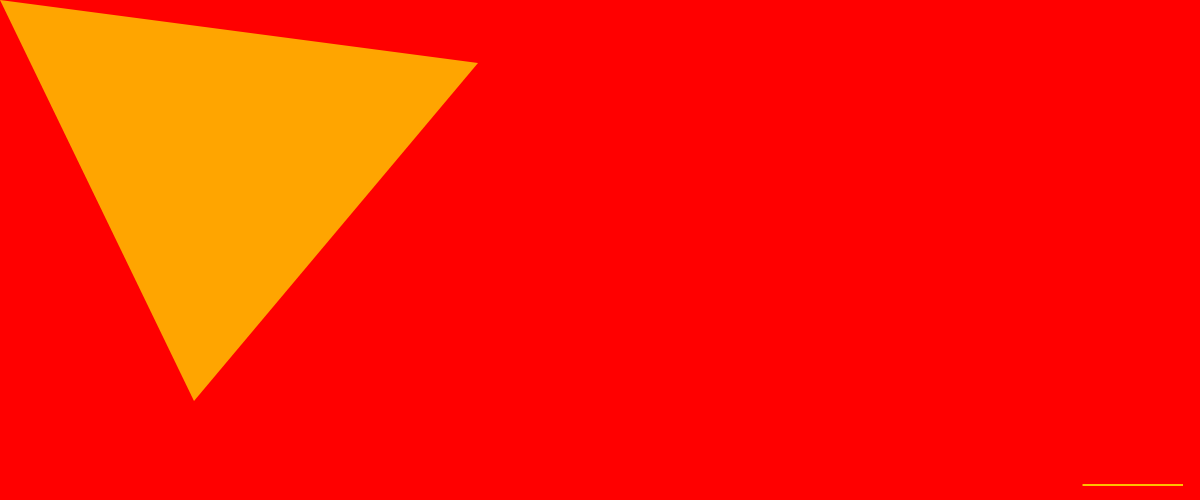
Frame 1 (no input)
Frame 60 (no input): identical to frame 1, image omitted
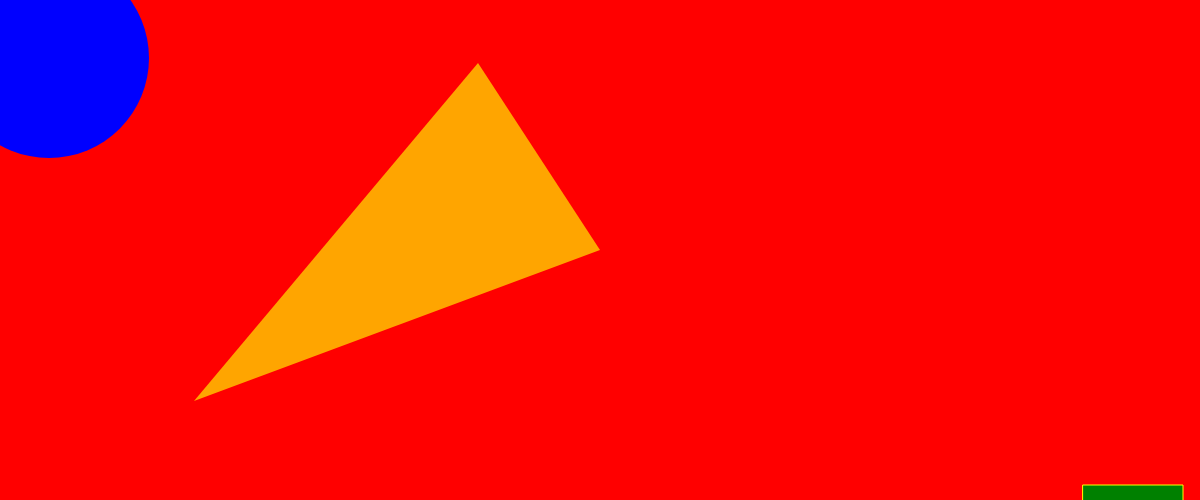
Frame 120 (the mouse pressed at the canvas centre since frame 60)

The p5.js sketch that drew these frames (run headless with seeded random() and noise() and a simulated clock; from frame 60 on, the mouse is pressed at the canvas centre):

// p5.js sketch
// ── sketch.js

let rectXrand = Math.floor(Math.random()*window.innerWidth)
let rectYrand = Math.floor(Math.random() * 500)

let elipseXrand = Math.floor(Math.random()*window.innerWidth)
let elipseYrand = Math.floor(Math.random() * 500)

let traingleX1rand = Math.floor(Math.random()*window.innerWidth)
let traingleY1rand = Math.floor(Math.random() * 500)

let traingleX2rand = Math.floor(Math.random()*window.innerWidth)
let traingleY2rand = Math.floor(Math.random() * 500)




function setup() {
  // put setup code here
  createCanvas(window.innerWidth, 500)
  background('red')
}

function draw() {
  // put drawing code here
  background('red')
  fill('green')
  stroke('yellow')
  rect(rectXrand, rectYrand, 100, mouseY)
  noStroke()
  fill('blue')
  ellipse(elipseXrand, elipseYrand, mouseX/3)
  console.log(frameCount)
  fill('orange')
  triangle(traingleX1rand, traingleY1rand, traingleX2rand, traingleY2rand, mouseX, mouseY)
}
